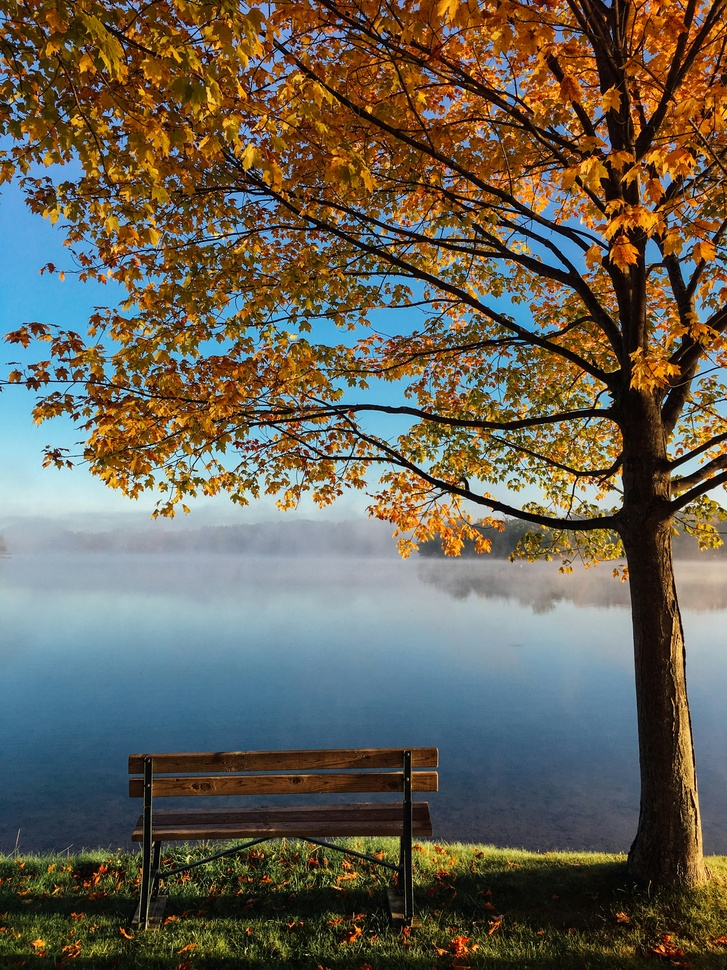
#> input picture picture1.jpg, 727 x 970 px, shrunk from 3024 x 4032 before the run
$ python task2.py
#> lines starting #> are read from the running program, lines starting #| are printed output that depends on the picture
import cv2
path = "picture1.jpg"
image = cv2.imread(path)
#> image is the input picture: shape (970, 727, 3); mean B, G, R 84, 97.1, 102.1
image_gray = cv2.cvtColor(image,cv2.COLOR_BGR2GRAY)
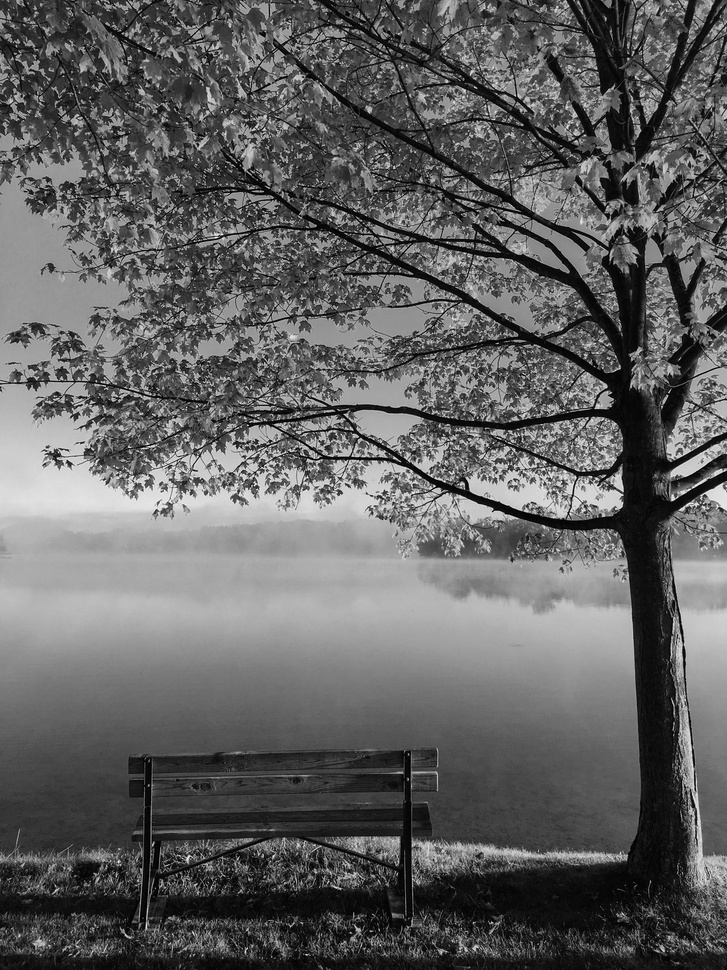
#> image_gray: shape (970, 727); min 0, max 253, mean 97.1
cv2.imshow("Output",image)
cv2.imshow("Output_gray",image_gray)
cv2.waitKey()
cv2.destroyAllWindows()

$ run again, with card.jpg copied over picture1.jpg
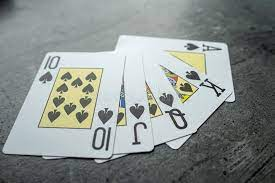
#> input picture card.jpg, 275 x 183 px
#> image is the input picture: shape (183, 275, 3); mean B, G, R 141.7, 144.1, 138.2
#> `image_gray = cv2.cvtColor(image,cv2.COLOR_BGR2GRAY)`:
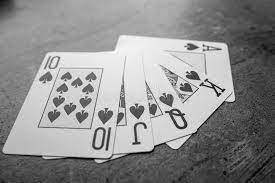
#> image_gray: shape (183, 275); min 1, max 254, mean 142
